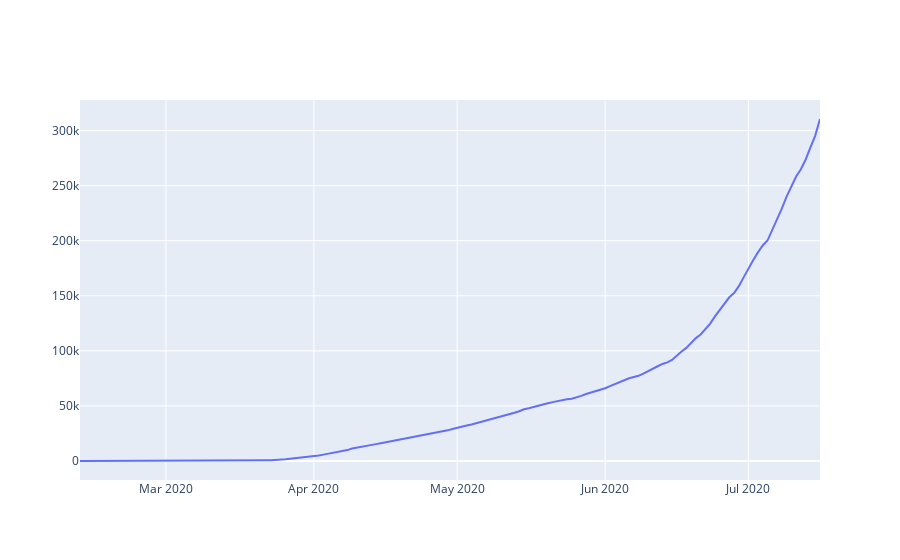

The notebook cell this image was saved under:
### Code cell
# Using graph_objects
import plotly.graph_objects as go
import pandas as pd
tx_data = states_data[states_data['state'] == 'Texas']
print(tx_data['date'])
print(tx_data['cases'])
fig = go.Figure([go.Scatter(x=tx_data['date'], y=tx_data['cases'])])
fig.show()

### Figure 1 — Plotly figure (JSON) as saved in the notebook; plotly's stock layout.template omitted (floating-point values rounded to 4 significant figures; data arrays with more than 128 entries replaced by an {"elided": "..."} marker saying what was removed)
{"data": [{"type": "scatter", "x": {"elided": "156 str values"}, "y": {"elided": "156 int values"}}], "layout": {}}
